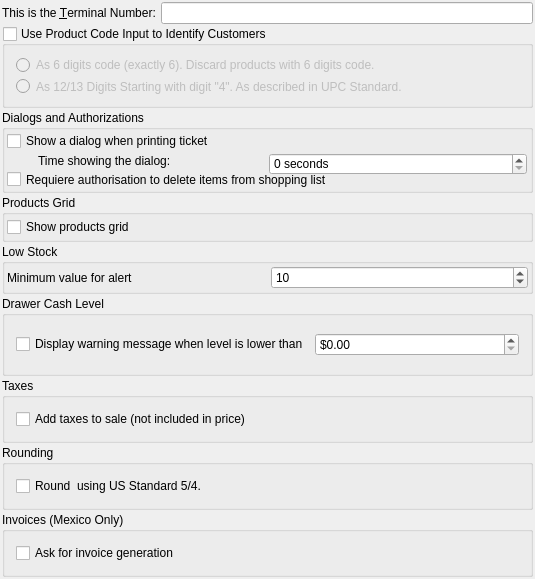
<?xml version="1.0" encoding="UTF-8"?>
<ui version="4.0">
 <class>prefs_base</class>
 <widget class="QWidget" name="prefs_base">
  <property name="geometry">
   <rect>
    <x>0</x>
    <y>0</y>
    <width>535</width>
    <height>579</height>
   </rect>
  </property>
  <property name="minimumSize">
   <size>
    <width>0</width>
    <height>525</height>
   </size>
  </property>
  <layout class="QVBoxLayout" name="verticalLayout_2">
   <property name="spacing">
    <number>2</number>
   </property>
   <property name="margin">
    <number>2</number>
   </property>
   <item>
    <layout class="QHBoxLayout">
     <item>
      <widget class="QLabel" name="label_3">
       <property name="text">
        <string>This is the &amp;Terminal Number:</string>
       </property>
       <property name="buddy">
        <cstring>kcfg_editTerminalNumber</cstring>
       </property>
      </widget>
     </item>
     <item>
      <widget class="QLineEdit" name="kcfg_editTerminalNumber">
       <property name="inputMask">
        <string>0000; </string>
       </property>
      </widget>
     </item>
    </layout>
   </item>
   <item>
    <widget class="QGroupBox" name="kcfg_groupUserIdAsCode">
     <property name="sizePolicy">
      <sizepolicy hsizetype="Preferred" vsizetype="Minimum">
       <horstretch>0</horstretch>
       <verstretch>0</verstretch>
      </sizepolicy>
     </property>
     <property name="toolTip">
      <string>Use this to enter Customer IDs at the product code input box. This can improve usability (speed up customer selection) in an environment with many customers.

This would make some products (if any, depending on the mode selected) to be bypassed in favor of customer IDs.</string>
     </property>
     <property name="title">
      <string>Use Product Code Input to Identify Customers</string>
     </property>
     <property name="checkable">
      <bool>true</bool>
     </property>
     <property name="checked">
      <bool>false</bool>
     </property>
     <layout class="QVBoxLayout" name="verticalLayout_5">
      <item>
       <widget class="QRadioButton" name="kcfg_rb6Digits">
        <property name="toolTip">
         <string>Use 6 digits to identify customers. Any product with 6 digits (UPC-E) will be discarded and only clients will be searched.</string>
        </property>
        <property name="text">
         <string>As 6 digits code (exactly 6). Discard products with 6 digits code.</string>
        </property>
       </widget>
      </item>
      <item>
       <widget class="QRadioButton" name="kcfg_rb12DigitsCustom">
        <property name="toolTip">
         <string>&lt;!DOCTYPE HTML PUBLIC &quot;-//W3C//DTD HTML 4.0//EN&quot; &quot;http://www.w3.org/TR/REC-html40/strict.dtd&quot;&gt;
&lt;html&gt;&lt;head&gt;&lt;meta name=&quot;qrichtext&quot; content=&quot;1&quot; /&gt;&lt;style type=&quot;text/css&quot;&gt;
p, li { white-space: pre-wrap; }
&lt;/style&gt;&lt;/head&gt;&lt;body style=&quot; font-family:'Ubuntu'; font-size:11pt; font-weight:400; font-style:normal;&quot;&gt;
&lt;p style=&quot; margin-top:0px; margin-bottom:0px; margin-left:0px; margin-right:0px; -qt-block-indent:0; text-indent:0px;&quot;&gt;Any barcode starting with &amp;quot;4&amp;quot; will be interpreted as a customer id and will not search for a product. For more information about this standard, see &lt;a href=&quot;http://en.wikipedia.org/wiki/Universal_Product_Code#Prefixes&quot;&gt;&lt;span style=&quot; text-decoration: underline; color:#0000ff;&quot;&gt;http://en.wikipedia.org/wiki/Universal_Product_Code#Prefixes&lt;/span&gt;&lt;/a&gt;&lt;/p&gt;&lt;/body&gt;&lt;/html&gt;</string>
        </property>
        <property name="text">
         <string>As 12/13 Digits Starting with digit &quot;4&quot;. As described in UPC Standard.</string>
        </property>
       </widget>
      </item>
     </layout>
    </widget>
   </item>
   <item>
    <widget class="QGroupBox" name="groupBoxOb">
     <property name="sizePolicy">
      <sizepolicy hsizetype="Preferred" vsizetype="Maximum">
       <horstretch>0</horstretch>
       <verstretch>0</verstretch>
      </sizepolicy>
     </property>
     <property name="minimumSize">
      <size>
       <width>0</width>
       <height>0</height>
      </size>
     </property>
     <property name="title">
      <string>Dialogs and Authorizations</string>
     </property>
     <layout class="QVBoxLayout" name="verticalLayout_3">
      <property name="spacing">
       <number>2</number>
      </property>
      <property name="margin">
       <number>2</number>
      </property>
      <item>
       <widget class="QCheckBox" name="kcfg_showDialogOnPrinting">
        <property name="text">
         <string>Show a dialog when printing ticket</string>
        </property>
       </widget>
      </item>
      <item>
       <layout class="QHBoxLayout" name="horizontalLayout_2">
        <property name="spacing">
         <number>3</number>
        </property>
        <property name="sizeConstraint">
         <enum>QLayout::SetMinimumSize</enum>
        </property>
        <property name="margin">
         <number>1</number>
        </property>
        <item>
         <widget class="QLabel" name="label_5">
          <property name="text">
           <string>Time showing the dialog:</string>
          </property>
          <property name="indent">
           <number>30</number>
          </property>
         </widget>
        </item>
        <item>
         <widget class="QSpinBox" name="kcfg_ticketTime">
          <property name="minimumSize">
           <size>
            <width>0</width>
            <height>22</height>
           </size>
          </property>
          <property name="suffix">
           <string> seconds</string>
          </property>
         </widget>
        </item>
       </layout>
      </item>
      <item>
       <widget class="QCheckBox" name="kcfg_requiereDelAuth">
        <property name="text">
         <string>Requiere authorisation to delete items from shopping list</string>
        </property>
       </widget>
      </item>
     </layout>
    </widget>
   </item>
   <item>
    <widget class="QGroupBox" name="groupMatrix">
     <property name="sizePolicy">
      <sizepolicy hsizetype="Preferred" vsizetype="Minimum">
       <horstretch>0</horstretch>
       <verstretch>0</verstretch>
      </sizepolicy>
     </property>
     <property name="title">
      <string>Products Grid</string>
     </property>
     <layout class="QVBoxLayout">
      <property name="spacing">
       <number>2</number>
      </property>
      <property name="margin">
       <number>2</number>
      </property>
      <item>
       <widget class="QCheckBox" name="kcfg_showGrid">
        <property name="text">
         <string>Show products grid</string>
        </property>
       </widget>
      </item>
     </layout>
    </widget>
   </item>
   <item>
    <widget class="QGroupBox" name="groupBox_2">
     <property name="sizePolicy">
      <sizepolicy hsizetype="Preferred" vsizetype="Minimum">
       <horstretch>0</horstretch>
       <verstretch>0</verstretch>
      </sizepolicy>
     </property>
     <property name="title">
      <string>Low Stock</string>
     </property>
     <layout class="QVBoxLayout" name="verticalLayout">
      <property name="spacing">
       <number>2</number>
      </property>
      <property name="margin">
       <number>2</number>
      </property>
      <item>
       <layout class="QHBoxLayout" name="horizontalLayout">
        <item>
         <widget class="QLabel" name="label_4">
          <property name="text">
           <string>Minimum value for alert</string>
          </property>
         </widget>
        </item>
        <item>
         <widget class="QSpinBox" name="kcfg_stockAlertValue">
          <property name="minimum">
           <number>1</number>
          </property>
          <property name="maximum">
           <number>9999</number>
          </property>
          <property name="value">
           <number>10</number>
          </property>
         </widget>
        </item>
       </layout>
      </item>
     </layout>
    </widget>
   </item>
   <item>
    <widget class="QGroupBox" name="groupBox_3">
     <property name="sizePolicy">
      <sizepolicy hsizetype="Preferred" vsizetype="Minimum">
       <horstretch>0</horstretch>
       <verstretch>0</verstretch>
      </sizepolicy>
     </property>
     <property name="minimumSize">
      <size>
       <width>0</width>
       <height>80</height>
      </size>
     </property>
     <property name="title">
      <string>Drawer Cash Level</string>
     </property>
     <layout class="QHBoxLayout" name="horizontalLayout_3">
      <item>
       <widget class="QCheckBox" name="kcfg_displayWarningOnLowCash">
        <property name="text">
         <string>Display warning message when level is lower than</string>
        </property>
       </widget>
      </item>
      <item>
       <widget class="QDoubleSpinBox" name="kcfg_cashMinLevel">
        <property name="prefix">
         <string>$</string>
        </property>
        <property name="maximum">
         <double>999999.989999999990687</double>
        </property>
       </widget>
      </item>
     </layout>
    </widget>
   </item>
   <item>
    <widget class="QGroupBox" name="groupTax">
     <property name="sizePolicy">
      <sizepolicy hsizetype="Preferred" vsizetype="Minimum">
       <horstretch>0</horstretch>
       <verstretch>0</verstretch>
      </sizepolicy>
     </property>
     <property name="title">
      <string>Taxes</string>
     </property>
     <layout class="QVBoxLayout" name="verticalLayout_4">
      <item>
       <widget class="QCheckBox" name="kcfg_addTax">
        <property name="text">
         <string>Add taxes to sale (not included in price)</string>
        </property>
       </widget>
      </item>
     </layout>
    </widget>
   </item>
   <item>
    <widget class="QGroupBox" name="groupRounding">
     <property name="title">
      <string>Rounding</string>
     </property>
     <layout class="QVBoxLayout" name="verticalLayout_6">
      <item>
       <widget class="QCheckBox" name="kcfg_roundToUSStandard">
        <property name="toolTip">
         <string>0.001-0.004 round down to 0.00 and 0.005 - 0.009 round up to 0.01</string>
        </property>
        <property name="text">
         <string>Round  using US Standard 5/4.</string>
        </property>
       </widget>
      </item>
     </layout>
    </widget>
   </item>
   <item>
    <widget class="QGroupBox" name="groupInvoice">
     <property name="title">
      <string>Invoices (Mexico Only)</string>
     </property>
     <layout class="QVBoxLayout" name="verticalLayout_7">
      <item>
       <widget class="QCheckBox" name="kcfg_askForInvoice">
        <property name="text">
         <string>Ask for invoice generation</string>
        </property>
       </widget>
      </item>
     </layout>
    </widget>
   </item>
  </layout>
 </widget>
 <layoutdefault spacing="6" margin="11"/>
 <pixmapfunction>qPixmapFromMimeSource</pixmapfunction>
 <includes>
  <include location="local">kcolorbutton.h</include>
 </includes>
 <resources/>
 <connections/>
</ui>
